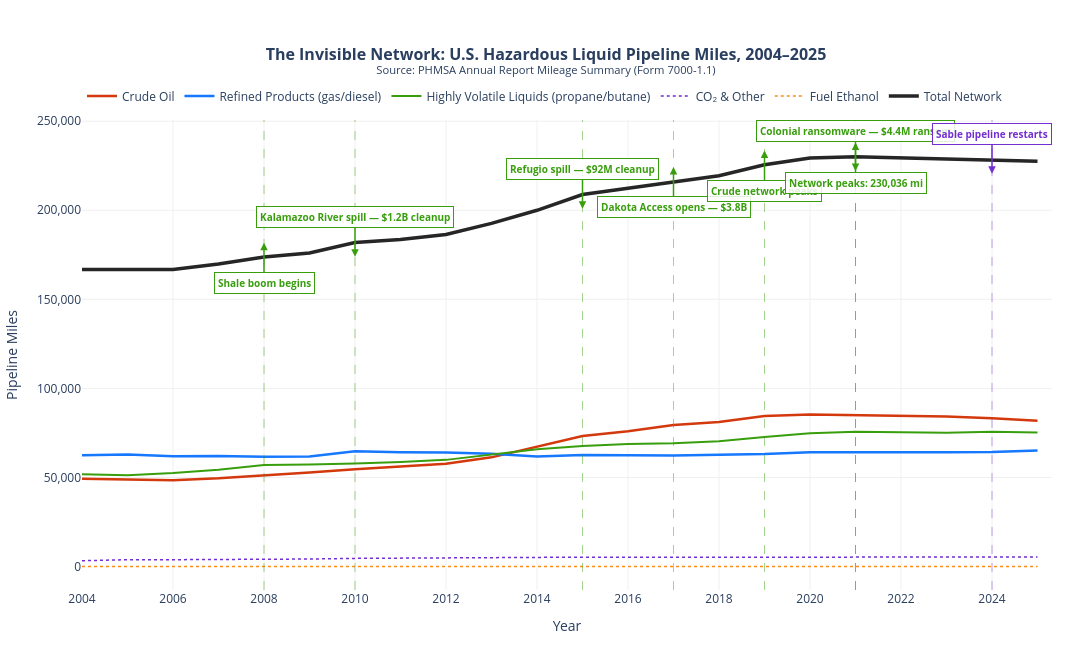

Notebook code cell kept with this figure:
### Code cell
fig = go.Figure()

# ── Commodity lines ────────────────────────────────────────────────────────────
commodity_config = [
    ('crude',   'Crude Oil',                    'solid',  2.5),
    ('rpp',     'Refined Products (gas/diesel)', 'solid',  2.5),
    ('hvl',     'Highly Volatile Liquids (propane/butane)', 'solid', 2),
    ('co2',     'CO₂ & Other',                  'dot',    1.5),
    ('ethanol', 'Fuel Ethanol',                 'dot',    1.5),
]

for key, label, dash, width in commodity_config:
    fig.add_trace(go.Scatter(
        x=miles['year'], y=miles[key],
        name=label,
        line=dict(color=COLORS[key], dash=dash, width=width),
        hovertemplate=f'<b>{label}</b><br>%{{x}}: %{{y:,.0f}} miles<extra></extra>',
        legendgroup=key,
    ))

# ── Total miles line ───────────────────────────────────────────────────────────
fig.add_trace(go.Scatter(
    x=miles['year'], y=miles['total'],
    name='Total Network',
    line=dict(color=COLORS['total'], width=3.5, dash='solid'),
    hovertemplate='<b>Total Network</b><br>%{x}: %{y:,.0f} miles<extra></extra>',
    legendgroup='total',
))

# ── Event annotations ──────────────────────────────────────────────────────────
for year, label, side, blurb in events:
    # Get the total mileage at that year for y-positioning
    row = miles[miles.year == year]
    if row.empty:
        continue
    y_val = float(row['total'].values[0])
    color = COLORS.get(event_types.get(label, 'event_trend'), '#555')

    y_offset = 8000 if side == 'top' else -8000
    ay_offset = 40 if side == 'top' else -40

    # Vertical dashed line
    fig.add_vline(
        x=year,
        line_width=1,
        line_dash='dash',
        line_color=color,
        opacity=0.45,
    )

    # Annotation arrow + label
    fig.add_annotation(
        x=year,
        y=y_val + y_offset,
        text=f"<b>{label}</b>",
        showarrow=True,
        arrowhead=2,
        arrowsize=1,
        arrowwidth=1.5,
        arrowcolor=color,
        ax=0,
        ay=ay_offset,
        font=dict(size=10, color=color),
        bgcolor='rgba(255,255,255,0.85)',
        bordercolor=color,
        borderwidth=1,
        borderpad=3,
        # Store blurb in customdata for future tooltip expansion
        hovertext=blurb,
    )

# ── Layout ─────────────────────────────────────────────────────────────────────
fig.update_layout(
    title=dict(
        text='<b>The Invisible Network: U.S. Hazardous Liquid Pipeline Miles, 2004–2025</b><br>'
             '<sup>Source: PHMSA Annual Report Mileage Summary (Form 7000-1.1)</sup>',
        font=dict(size=16),
        x=0.5, xanchor='center'
    ),
    xaxis=dict(
        title='Year',
        tickmode='linear', dtick=2,
        gridcolor='#f0f0f0',
    ),
    yaxis=dict(
        title='Pipeline Miles',
        tickformat=',',
        gridcolor='#f0f0f0',
    ),
    legend=dict(
        orientation='h',
        yanchor='bottom', y=1.02,
        xanchor='left', x=0,
    ),
    hovermode='x unified',
    plot_bgcolor='white',
    paper_bgcolor='white',
    width=1100,
    height=650,
    margin=dict(l=60, r=40, t=120, b=60),
)

fig.show()
print('Visual 1A rendered')

### Figure 1 — Plotly figure (JSON) as saved in the notebook; plotly's stock layout.template omitted (floating-point values rounded to 4 significant figures)
{"data": [{"hovertemplate": "<b>Crude Oil</b><br>%{x}: %{y:,.0f} miles<extra></extra>", "legendgroup": "crude", "line": {"color": "#D4380D", "dash": "solid", "width": 2.5}, "name": "Crude Oil", "type": "scatter", "x": [2004, 2005, 2006, 2007, 2008, 2009, 2010, 2011, 2012, 2013, 2014, 2015, 2016, 2017, 2018, 2019, 2020, 2021, 2022, 2023, 2024, 2025], "y": [49260.0, 48730.0, 48450.0, 49490.0, 50960.0, 52740.0, 54630.0, 56100.0, 57650.0, 61280.0, 67130.0, 73250.0, 75950.0, 79460.0, 81080.0, 84480.0, 85290.0, 84830.0, 84370.0, 84150.0, 83210.0, 81830.0]}, {"hovertemplate": "<b>Refined Products (gas/diesel)</b><br>%{x}: %{y:,.0f} miles<extra></extra>", "legendgroup": "rpp", "line": {"color": "#1677FF", "dash": "solid", "width": 2.5}, "name": "Refined Products (gas/diesel)", "type": "scatter", "x": [2004, 2005, 2006, 2007, 2008, 2009, 2010, 2011, 2012, 2013, 2014, 2015, 2016, 2017, 2018, 2019, 2020, 2021, 2022, 2023, 2024, 2025], "y": [62390.0, 62900.0, 61910.0, 62090.0, 61600.0, 61800.0, 64740.0, 64120.0, 64040.0, 63350.0, 61770.0, 62630.0, 62460.0, 62360.0, 62720.0, 63110.0, 64110.0, 64250.0, 64140.0, 64110.0, 64230.0, 65070.0]}, {"hovertemplate": "<b>Highly Volatile Liquids (propane/butane)</b><br>%{x}: %{y:,.0f} miles<extra></extra>", "legendgroup": "hvl", "line": {"color": "#389E0D", "dash": "solid", "width": 2}, "name": "Highly Volatile Liquids (propane/butane)", "type": "scatter", "x": [2004, 2005, 2006, 2007, 2008, 2009, 2010, 2011, 2012, 2013, 2014, 2015, 2016, 2017, 2018, 2019, 2020, 2021, 2022, 2023, 2024, 2025], "y": [51790.0, 51280.0, 52530.0, 54380.0, 57020.0, 57230.0, 57890.0, 58600.0, 59860.0, 62770.0, 65790.0, 67680.0, 68730.0, 69160.0, 70310.0, 72750.0, 74820.0, 75600.0, 75490.0, 75150.0, 75710.0, 75220.0]}, {"hovertemplate": "<b>CO₂ & Other</b><br>%{x}: %{y:,.0f} miles<extra></extra>", "legendgroup": "co2", "line": {"color": "#722ED1", "dash": "dot", "width": 1.5}, "name": "CO₂ & Other", "type": "scatter", "x": [2004, 2005, 2006, 2007, 2008, 2009, 2010, 2011, 2012, 2013, 2014, 2015, 2016, 2017, 2018, 2019, 2020, 2021, 2022, 2023, 2024, 2025], "y": [3221.0, 3846.0, 3827.0, 3884.0, 4203.0, 4192.0, 4560.0, 4735.0, 4840.0, 5190.0, 5276.0, 5241.0, 5195.0, 5237.0, 5206.0, 5147.0, 5150.0, 5339.0, 5354.0, 5331.0, 5345.0, 5321.0]}, {"hovertemplate": "<b>Fuel Ethanol</b><br>%{x}: %{y:,.0f} miles<extra></extra>", "legendgroup": "ethanol", "line": {"color": "#FA8C16", "dash": "dot", "width": 1.5}, "name": "Fuel Ethanol", "type": "scatter", "x": [2004, 2005, 2006, 2007, 2008, 2009, 2010, 2011, 2012, 2013, 2014, 2015, 2016, 2017, 2018, 2019, 2020, 2021, 2022, 2023, 2024, 2025], "y": [0.0, 0.0, 0.0, 0.0, 0.0, 0.0, 16.14, 15.74, 15.94, 16.14, 16.06, 15.0, 15.0, 15.0, 15.0, 16.72, 16.72, 16.62, 18.3, 21.6, 21.62, 21.62]}, {"hovertemplate": "<b>Total Network</b><br>%{x}: %{y:,.0f} miles<extra></extra>", "legendgroup": "total", "line": {"color": "#262626", "dash": "solid", "width": 3.5}, "name": "Total Network", "type": "scatter", "x": [2004, 2005, 2006, 2007, 2008, 2009, 2010, 2011, 2012, 2013, 2014, 2015, 2016, 2017, 2018, 2019, 2020, 2021, 2022, 2023, 2024, 2025], "y": [166700.0, 166800.0, 166700.0, 169800.0, 173800.0, 176000.0, 181800.0, 183600.0, 186400.0, 192600.0, 200000.0, 208800.0, 212400.0, 216200.0, 219300.0, 225500.0, 229400.0, 230000.0, 229400.0, 228800.0, 228500.0, 227500.0]}], "layout": {"annotations": [{"arrowcolor": "#389E0D", "arrowhead": 2, "arrowsize": 1, "arrowwidth": 1.5, "ax": 0, "ay": 40, "bgcolor": "rgba(255,255,255,0.85)", "bordercolor": "#389E0D", "borderpad": 3, "borderwidth": 1, "font": {"color": "#389E0D", "size": 10}, "hovertext": "Hydraulic fracturing (fracking) unlocks vast Bakken and Permian Basin reserves. Crude oil production surges — and pipeline construction races to catch up. The US crude network will nearly double over the next decade.", "showarrow": true, "text": "<b>Shale boom begins</b>", "x": 2008, "y": 181800.0}, {"arrowcolor": "#389E0D", "arrowhead": 2, "arrowsize": 1, "arrowwidth": 1.5, "ax": 0, "ay": -40, "bgcolor": "rgba(255,255,255,0.85)", "bordercolor": "#389E0D", "borderpad": 3, "borderwidth": 1, "font": {"color": "#389E0D", "size": 10}, "hovertext": "Enbridge Line 6B ruptures near Marshall, Michigan, releasing ~20,000 barrels (840,000 gallons) of diluted bitumen into the Kalamazoo River — the largest inland oil spill in US Midwest history. The pipeline was 41 years old. Cleanup cost exceeded $1.2 billion. The river was closed for two years.", "showarrow": true, "text": "<b>Kalamazoo River spill — $1.2B cleanup</b>", "x": 2010, "y": 173800.0}, {"arrowcolor": "#389E0D", "arrowhead": 2, "arrowsize": 1, "arrowwidth": 1.5, "ax": 0, "ay": -40, "bgcolor": "rgba(255,255,255,0.85)", "bordercolor": "#389E0D", "borderpad": 3, "borderwidth": 1, "font": {"color": "#389E0D", "size": 10}, "hovertext": "A 50-year-old Plains All American pipeline ruptures near Santa Barbara, CA. Corrosion had worn the pipe wall to less than an inch thick. Over 100,000 gallons reach the Pacific Ocean, fouling 9 miles of coastline. The company initially failed to report the spill. Cleanup cost: $92M+. Plains pays $60M in penalties.", "showarrow": true, "text": "<b>Refugio spill — $92M cleanup</b>", "x": 2015, "y": 200800.0}, {"arrowcolor": "#389E0D", "arrowhead": 2, "arrowsize": 1, "arrowwidth": 1.5, "ax": 0, "ay": 40, "bgcolor": "rgba(255,255,255,0.85)", "bordercolor": "#389E0D", "borderpad": 3, "borderwidth": 1, "font": {"color": "#389E0D", "size": 10}, "hovertext": "The 1,172-mile Dakota Access Pipeline (DAPL) becomes commercially operational on June 1, 2017, after the Standing Rock Sioux Tribe's historic protests drew global attention. The pipeline crosses under Lake Oahe — the tribe's primary water source. Despite ongoing legal challenges over insufficient environmental review, it carries 750,000 barrels/day of Bakken crude oil and remains operational today.", "showarrow": true, "text": "<b>Dakota Access opens — $3.8B</b>", "x": 2017, "y": 224200.0}, {"arrowcolor": "#389E0D", "arrowhead": 2, "arrowsize": 1, "arrowwidth": 1.5, "ax": 0, "ay": 40, "bgcolor": "rgba(255,255,255,0.85)", "bordercolor": "#389E0D", "borderpad": 3, "borderwidth": 1, "font": {"color": "#389E0D", "size": 10}, "hovertext": "Crude oil pipeline mileage hits its all-time high at 84,475 miles — a 71% increase from 2004 — driven by the Permian Basin boom. New pipelines include the Cactus II (Plains All American, 670k bbl/day from Permian to Corpus Christi) and the EPIC Crude Pipeline. The Permian Basin alone accounts for nearly half of all US crude production by this point.", "showarrow": true, "text": "<b>Crude network peaks</b>", "x": 2019, "y": 233500.0}, {"arrowcolor": "#389E0D", "arrowhead": 2, "arrowsize": 1, "arrowwidth": 1.5, "ax": 0, "ay": -40, "bgcolor": "rgba(255,255,255,0.85)", "bordercolor": "#389E0D", "borderpad": 3, "borderwidth": 1, "font": {"color": "#389E0D", "size": 10}, "hovertext": "A cyberattack shuts down the Colonial Pipeline — the largest fuel pipeline in the US — for 6 days in May 2021. The 5,500-mile pipeline carries 45% of the East Coast's fuel supply: gasoline, diesel, and jet fuel. Panic buying causes shortages at gas stations from Georgia to New Jersey. DarkSide extorted $4.4M; the FBI recovered $2.3M. The attack exposed how vulnerable invisible infrastructure is to threats beyond corrosion.", "showarrow": true, "text": "<b>Colonial ransomware — $4.4M ransom</b>", "x": 2021, "y": 222000.0}, {"arrowcolor": "#389E0D", "arrowhead": 2, "arrowsize": 1, "arrowwidth": 1.5, "ax": 0, "ay": 40, "bgcolor": "rgba(255,255,255,0.85)", "bordercolor": "#389E0D", "borderpad": 3, "borderwidth": 1, "font": {"color": "#389E0D", "size": 10}, "hovertext": "The US hazardous liquid pipeline network reaches its all-time high: 230,036 miles. That's 9.2× the circumference of the Earth at the equator, or enough to reach the Moon and back — with 14,000 miles to spare.", "showarrow": true, "text": "<b>Network peaks: 230,036 mi</b>", "x": 2021, "y": 238000.0}, {"arrowcolor": "#722ED1", "arrowhead": 2, "arrowsize": 1, "arrowwidth": 1.5, "ax": 0, "ay": -40, "bgcolor": "rgba(255,255,255,0.85)", "bordercolor": "#722ED1", "borderpad": 3, "borderwidth": 1, "font": {"color": "#722ED1", "size": 10}, "hovertext": "Nearly a decade after the Refugio spill, Sable Offshore Corp wins approval to restart the same coastal California pipeline infrastructure. The decision is fiercely contested by environmental groups and Santa Barbara County officials. Critics note the aging steel pipe hasn't been replaced — only inspected. The restart marks one of the longest shutdowns ever reversed for a US pipeline.", "showarrow": true, "text": "<b>Sable pipeline restarts</b>", "x": 2024, "y": 220500.0}], "height": 650, "hovermode": "x unified", "legend": {"orientation": "h", "x": 0, "xanchor": "left", "y": 1.02, "yanchor": "bottom"}, "margin": {"b": 60, "l": 60, "r": 40, "t": 120}, "paper_bgcolor": "white", "plot_bgcolor": "white", "shapes": [{"line": {"color": "#389E0D", "dash": "dash", "width": 1}, "opacity": 0.45, "type": "line", "x0": 2008, "x1": 2008, "xref": "x", "y0": 0, "y1": 1, "yref": "y domain"}, {"line": {"color": "#389E0D", "dash": "dash", "width": 1}, "opacity": 0.45, "type": "line", "x0": 2010, "x1": 2010, "xref": "x", "y0": 0, "y1": 1, "yref": "y domain"}, {"line": {"color": "#389E0D", "dash": "dash", "width": 1}, "opacity": 0.45, "type": "line", "x0": 2015, "x1": 2015, "xref": "x", "y0": 0, "y1": 1, "yref": "y domain"}, {"line": {"color": "#389E0D", "dash": "dash", "width": 1}, "opacity": 0.45, "type": "line", "x0": 2017, "x1": 2017, "xref": "x", "y0": 0, "y1": 1, "yref": "y domain"}, {"line": {"color": "#389E0D", "dash": "dash", "width": 1}, "opacity": 0.45, "type": "line", "x0": 2019, "x1": 2019, "xref": "x", "y0": 0, "y1": 1, "yref": "y domain"}, {"line": {"color": "#389E0D", "dash": "dash", "width": 1}, "opacity": 0.45, "type": "line", "x0": 2021, "x1": 2021, "xref": "x", "y0": 0, "y1": 1, "yref": "y domain"}, {"line": {"color": "#389E0D", "dash": "dash", "width": 1}, "opacity": 0.45, "type": "line", "x0": 2021, "x1": 2021, "xref": "x", "y0": 0, "y1": 1, "yref": "y domain"}, {"line": {"color": "#722ED1", "dash": "dash", "width": 1}, "opacity": 0.45, "type": "line", "x0": 2024, "x1": 2024, "xref": "x", "y0": 0, "y1": 1, "yref": "y domain"}], "title": {"font": {"size": 16}, "text": "<b>The Invisible Network: U.S. Hazardous Liquid Pipeline Miles, 2004–2025</b><br><sup>Source: PHMSA Annual Report Mileage Summary (Form 7000-1.1)</sup>", "x": 0.5, "xanchor": "center"}, "width": 1100, "xaxis": {"dtick": 2, "gridcolor": "#f0f0f0", "tickmode": "linear", "title": {"text": "Year"}}, "yaxis": {"gridcolor": "#f0f0f0", "tickformat": ",", "title": {"text": "Pipeline Miles"}}}}
